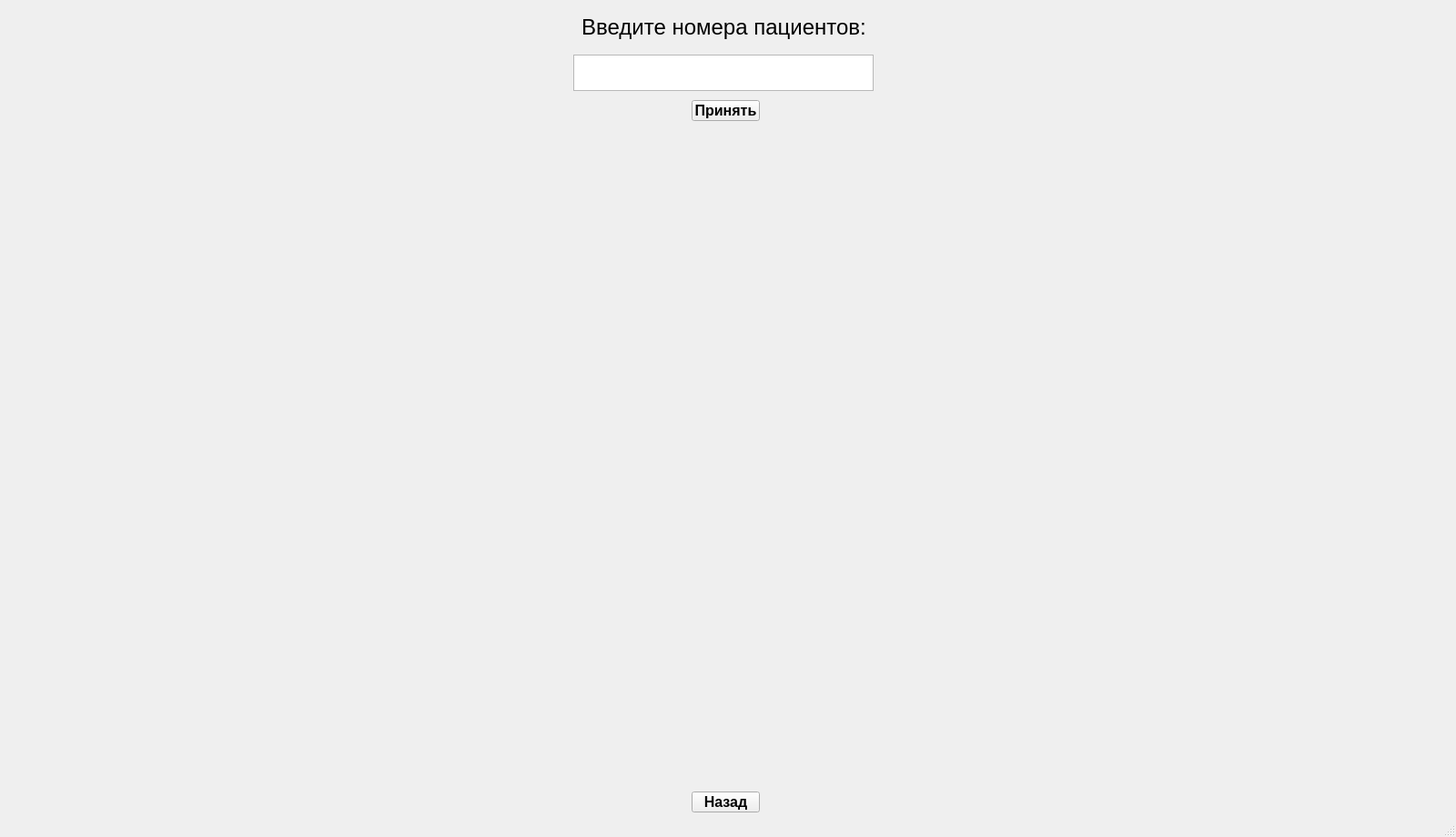
<?xml version="1.0" encoding="UTF-8"?>
<ui version="4.0">
 <class>PatientWindow</class>
 <widget class="QMainWindow" name="PatientWindow">
  <property name="geometry">
   <rect>
    <x>0</x>
    <y>0</y>
    <width>1600</width>
    <height>920</height>
   </rect>
  </property>
  <property name="windowTitle">
   <string>MainWindow</string>
  </property>
  <widget class="QWidget" name="centralwidget">
   <widget class="QLabel" name="label_3">
    <property name="enabled">
     <bool>true</bool>
    </property>
    <property name="geometry">
     <rect>
      <x>630</x>
      <y>0</y>
      <width>331</width>
      <height>60</height>
     </rect>
    </property>
    <property name="font">
     <font>
      <family>Arial</family>
      <pointsize>18</pointsize>
     </font>
    </property>
    <property name="mouseTracking">
     <bool>true</bool>
    </property>
    <property name="tabletTracking">
     <bool>false</bool>
    </property>
    <property name="acceptDrops">
     <bool>false</bool>
    </property>
    <property name="autoFillBackground">
     <bool>false</bool>
    </property>
    <property name="text">
     <string>&lt;html&gt;&lt;head/&gt;&lt;body&gt;&lt;p align=&quot;center&quot;&gt;Введите номера пациентов:&lt;/p&gt;&lt;/body&gt;&lt;/html&gt;</string>
    </property>
    <property name="scaledContents">
     <bool>false</bool>
    </property>
   </widget>
   <widget class="QTextEdit" name="Patient_int">
    <property name="geometry">
     <rect>
      <x>630</x>
      <y>60</y>
      <width>330</width>
      <height>40</height>
     </rect>
    </property>
    <property name="font">
     <font>
      <family>Arial</family>
      <pointsize>18</pointsize>
     </font>
    </property>
    <property name="html">
     <string>&lt;!DOCTYPE HTML PUBLIC &quot;-//W3C//DTD HTML 4.0//EN&quot; &quot;http://www.w3.org/TR/REC-html40/strict.dtd&quot;&gt;
&lt;html&gt;&lt;head&gt;&lt;meta name=&quot;qrichtext&quot; content=&quot;1&quot; /&gt;&lt;style type=&quot;text/css&quot;&gt;
p, li { white-space: pre-wrap; }
&lt;/style&gt;&lt;/head&gt;&lt;body style=&quot; font-family:'Arial'; font-size:18pt; font-weight:400; font-style:normal;&quot;&gt;
&lt;p align=&quot;center&quot; style=&quot;-qt-paragraph-type:empty; margin-top:0px; margin-bottom:0px; margin-left:0px; margin-right:0px; -qt-block-indent:0; text-indent:0px; font-family:'MS Shell Dlg 2'; font-size:8.25pt;&quot;&gt;&lt;br /&gt;&lt;/p&gt;&lt;/body&gt;&lt;/html&gt;</string>
    </property>
   </widget>
   <widget class="QPushButton" name="AcceptButton">
    <property name="geometry">
     <rect>
      <x>760</x>
      <y>110</y>
      <width>75</width>
      <height>23</height>
     </rect>
    </property>
    <property name="font">
     <font>
      <family>Arial</family>
      <pointsize>12</pointsize>
      <weight>75</weight>
      <bold>true</bold>
     </font>
    </property>
    <property name="text">
     <string>Принять</string>
    </property>
   </widget>
   <widget class="QPushButton" name="CloseButton">
    <property name="geometry">
     <rect>
      <x>760</x>
      <y>870</y>
      <width>75</width>
      <height>23</height>
     </rect>
    </property>
    <property name="font">
     <font>
      <family>Arial</family>
      <pointsize>12</pointsize>
      <weight>75</weight>
      <bold>true</bold>
     </font>
    </property>
    <property name="text">
     <string>Назад</string>
    </property>
   </widget>
   <widget class="QWidget" name="WaveWidget" native="true">
    <property name="geometry">
     <rect>
      <x>799</x>
      <y>139</y>
      <width>781</width>
      <height>721</height>
     </rect>
    </property>
   </widget>
   <widget class="QWidget" name="RatioWidget" native="true">
    <property name="geometry">
     <rect>
      <x>20</x>
      <y>139</y>
      <width>771</width>
      <height>721</height>
     </rect>
    </property>
   </widget>
  </widget>
  <widget class="QStatusBar" name="statusbar"/>
 </widget>
 <resources/>
 <connections/>
</ui>
